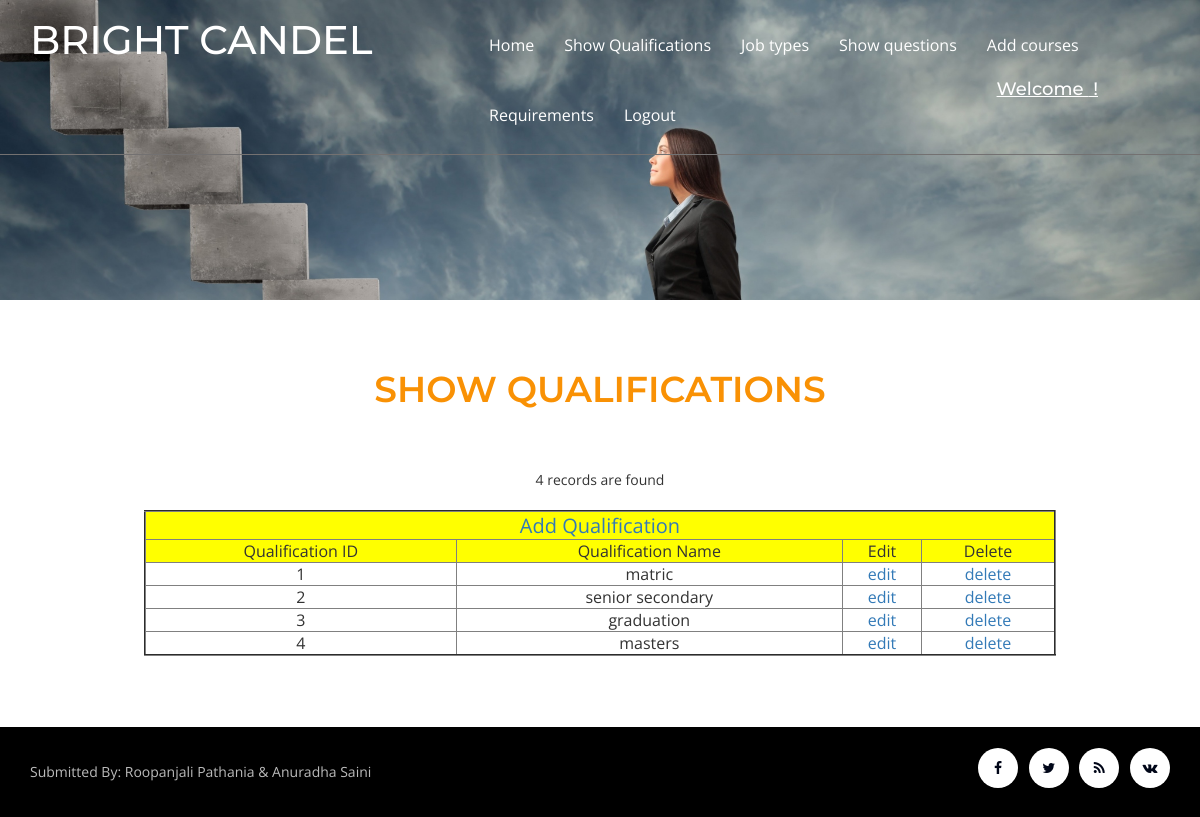
The page /showqualifications.php on the database its author committed.
### tables this page shows
CREATE TABLE IF NOT EXISTS `mainqualification` (
  `qid` int(11) NOT NULL,
  `qualification` varchar(50) NOT NULL
);

### showqualifications.php (the view, shortened to what this page needs)
<html>
<head>
	<?php	require_once("headincludes.php");?>
	<?php
					$query="select max(jid) as jid from jobtypes";
					$rows=mysql_query($query);
					$records=mysql_fetch_array($rows);
					extract($records);
					?>
</head>
<body>
	<div class="w3l-banner1">
		<?php	require_once("adminheader.php");?>
	</div>
	<div class="agileits-con">
		<div class="contact-w3-agileits">
			<div class="container">
				<h2 class="w3ls_head">Show Qualifications</h2>
						<?php
					$query="select*from mainqualification";
					$data=mysql_query($query);
					$num=mysql_num_rows($data);
					if($num==0)
					{
						echo "records are not found";
					}
					else
					{
					echo"<center>";
					echo"$num records are found";
					echo"<center>";
					echo"<table border='2'width='80%'>
						<tr 	style='background-color:yellow; font-size:20px;text-align:center;'>
						<td colspan='4'><a href='qualification.php'>Add Qualification</a></td></tr>
						<tr style='background-color:yellow; text-align:center;'>
						<td>Qualification ID</td>
						<td>Qualification Name</td>
						<td>Edit</td>
						<td>Delete</td>
						</tr>";
						while($row=mysql_fetch_array($data))
							{
								extract($row);
								echo"<tr	style='text-align:center;'>";
								echo"<td>$qid</td>";
								echo"<td>$qualification</td>";
								echo"<td><a href='editqualifications.php?qid=$qid'/>edit</a></td>";
								echo"<td><a href='deletequalifications.php?qid=$qid'/>delete</a></td>";
								echo"</tr>";
							}
							echo"</table></center>";
			}
		?>
					</div>
			</div>
		</div>
	<?php require_once("uafooter.php");?>
</body>
</html>

### css/style.css (style rules this page uses)
body { padding: 0; margin: 0; background: #FFF; font-family: 'Open Sans', sans-serif; }
body a { transition: 0.5s all; -webkit-transition: 0.5s all; -moz-transition: 0.5s all; -o-transition: 0.5s all; -ms-transition: 0.5s all; text-decoration: none; }
h1, h2, h3, h4, h5, h6 { margin: 0; padding: 0; font-family: 'Montserrat', sans-serif; }
.w3l-banner1 { background: url(../images/banner2.jpg) no-repeat 0px 0px; background-size: cover; -webkit-background-size: cover; -moz-background-size: cover; -o-background-size: cover; -ms-background-size: cover; min-height: 300px; min-width: 100px; }
.agileits-gal, .agileits-abt, .agileits-ser, .agileits-con, .typo, .w3_wthree_agileits_icons { padding: 5em 0; }
.w3ls_head { text-align: center; color: #f99104; font-size: 36px; font-weight: 600; text-transform: uppercase; margin-bottom: 60px; }
.contact-w3-agileits { padding-top: 0px; }

### rows shown on the page
mainqualification: qid "1", qualification "matric"
mainqualification: qid "2", qualification "senior secondary"
mainqualification: qid "3", qualification "graduation"
mainqualification: qid "4", qualification "masters"

### other values the page prints
$num "4"
